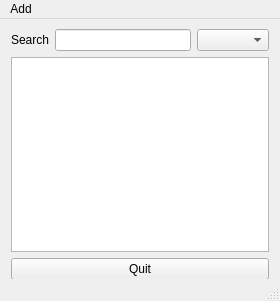
<?xml version="1.0" encoding="UTF-8"?>
<ui version="4.0">
 <class>MainWindow</class>
 <widget class="QMainWindow" name="MainWindow">
  <property name="geometry">
   <rect>
    <x>0</x>
    <y>0</y>
    <width>280</width>
    <height>301</height>
   </rect>
  </property>
  <property name="sizePolicy">
   <sizepolicy hsizetype="Minimum" vsizetype="Minimum">
    <horstretch>0</horstretch>
    <verstretch>0</verstretch>
   </sizepolicy>
  </property>
  <property name="windowTitle">
   <string>MainWindow</string>
  </property>
  <widget class="QWidget" name="centralwidget">
   <widget class="QWidget" name="">
    <property name="geometry">
     <rect>
      <x>11</x>
      <y>10</y>
      <width>258</width>
      <height>251</height>
     </rect>
    </property>
    <layout class="QVBoxLayout" name="verticalLayout">
     <item>
      <layout class="QHBoxLayout" name="horizontalLayout">
       <item>
        <widget class="QLabel" name="label">
         <property name="text">
          <string>Search</string>
         </property>
         <property name="textFormat">
          <enum>Qt::RichText</enum>
         </property>
        </widget>
       </item>
       <item>
        <widget class="QLineEdit" name="textInput"/>
       </item>
       <item>
        <widget class="QComboBox" name="categoryCombo"/>
       </item>
      </layout>
     </item>
     <item>
      <widget class="QTableWidget" name="resultWindow"/>
     </item>
     <item>
      <widget class="QPushButton" name="quitButton">
       <property name="text">
        <string>Quit</string>
       </property>
      </widget>
     </item>
    </layout>
   </widget>
  </widget>
  <widget class="QMenuBar" name="menubar">
   <property name="geometry">
    <rect>
     <x>0</x>
     <y>0</y>
     <width>280</width>
     <height>21</height>
    </rect>
   </property>
   <widget class="QMenu" name="menuAdd">
    <property name="title">
     <string>Add</string>
    </property>
    <addaction name="actAddPdf"/>
    <addaction name="actionAdd_Catagory"/>
    <addaction name="actAddPath"/>
    <addaction name="actRemovePath"/>
   </widget>
   <addaction name="menuAdd"/>
  </widget>
  <widget class="QStatusBar" name="statusbar"/>
  <action name="actAddPdf">
   <property name="text">
    <string>Add New PDF</string>
   </property>
  </action>
  <action name="actAddPath">
   <property name="text">
    <string>Add Path</string>
   </property>
  </action>
  <action name="actRemovePath">
   <property name="text">
    <string>Remove Path</string>
   </property>
  </action>
  <action name="actionAdd_Catagory">
   <property name="text">
    <string>Add Catagory</string>
   </property>
  </action>
 </widget>
 <resources/>
 <connections>
  <connection>
   <sender>quitButton</sender>
   <signal>clicked()</signal>
   <receiver>MainWindow</receiver>
   <slot>close()</slot>
   <hints>
    <hint type="sourcelabel">
     <x>244</x>
     <y>280</y>
    </hint>
    <hint type="destinationlabel">
     <x>330</x>
     <y>256</y>
    </hint>
   </hints>
  </connection>
 </connections>
</ui>
